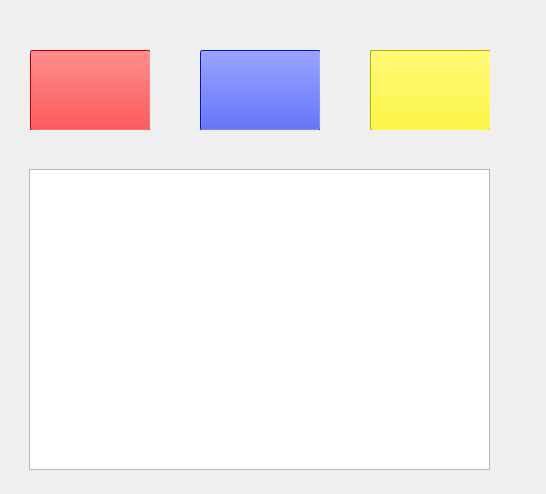
<?xml version="1.0" encoding="UTF-8"?>
<ui version="4.0">
 <class>Form</class>
 <widget class="QWidget" name="Form">
  <property name="geometry">
   <rect>
    <x>0</x>
    <y>0</y>
    <width>546</width>
    <height>494</height>
   </rect>
  </property>
  <property name="windowTitle">
   <string>Form</string>
  </property>
  <property name="styleSheet">
   <string notr="true">#Red {
color: rgb(255, 0, 0);
background-color: rgb(255, 0, 0);
}

#Red:pressed {
background-color: rgb(255, 70, 25);
border: 12px rgb(0, 0, 0);
}

#Blue {
color: rgb(0, 25, 255);
background-color: rgb(0, 25, 255);
}

#Blue:pressed {
background-color: rgb(85, 210, 255);
border: 12px rgb(0, 0, 0);
}

#Yellow {
color: rgb(255, 247, 8);
background-color: rgb(255, 247, 8);
}

#Blue:pressed {
background-color: rgb(255, 230, 84);
border: 12px rgb(0, 0, 0);
}
</string>
  </property>
  <widget class="QWidget" name="widget" native="true">
   <property name="geometry">
    <rect>
     <x>30</x>
     <y>50</y>
     <width>120</width>
     <height>80</height>
    </rect>
   </property>
   <property name="styleSheet">
    <string notr="true"/>
   </property>
   <property name="inputMethodHints">
    <set>Qt::ImhNone</set>
   </property>
   <widget class="QFrame" name="frame">
    <property name="geometry">
     <rect>
      <x>0</x>
      <y>0</y>
      <width>120</width>
      <height>80</height>
     </rect>
    </property>
    <property name="frameShape">
     <enum>QFrame::StyledPanel</enum>
    </property>
    <property name="frameShadow">
     <enum>QFrame::Raised</enum>
    </property>
    <widget class="QPushButton" name="Red">
     <property name="geometry">
      <rect>
       <x>0</x>
       <y>0</y>
       <width>121</width>
       <height>81</height>
      </rect>
     </property>
     <property name="styleSheet">
      <string notr="true"/>
     </property>
     <property name="text">
      <string/>
     </property>
    </widget>
   </widget>
  </widget>
  <widget class="QWidget" name="widget_2" native="true">
   <property name="geometry">
    <rect>
     <x>200</x>
     <y>50</y>
     <width>120</width>
     <height>80</height>
    </rect>
   </property>
   <widget class="QFrame" name="frame_2">
    <property name="geometry">
     <rect>
      <x>0</x>
      <y>0</y>
      <width>120</width>
      <height>80</height>
     </rect>
    </property>
    <property name="frameShape">
     <enum>QFrame::StyledPanel</enum>
    </property>
    <property name="frameShadow">
     <enum>QFrame::Raised</enum>
    </property>
    <widget class="QPushButton" name="Blue">
     <property name="geometry">
      <rect>
       <x>0</x>
       <y>0</y>
       <width>121</width>
       <height>81</height>
      </rect>
     </property>
     <property name="text">
      <string/>
     </property>
    </widget>
   </widget>
  </widget>
  <widget class="QWidget" name="widget_3" native="true">
   <property name="geometry">
    <rect>
     <x>370</x>
     <y>50</y>
     <width>120</width>
     <height>80</height>
    </rect>
   </property>
   <widget class="QFrame" name="frame_3">
    <property name="geometry">
     <rect>
      <x>0</x>
      <y>0</y>
      <width>120</width>
      <height>80</height>
     </rect>
    </property>
    <property name="frameShape">
     <enum>QFrame::StyledPanel</enum>
    </property>
    <property name="frameShadow">
     <enum>QFrame::Raised</enum>
    </property>
    <widget class="QPushButton" name="Yellow">
     <property name="geometry">
      <rect>
       <x>0</x>
       <y>0</y>
       <width>121</width>
       <height>81</height>
      </rect>
     </property>
     <property name="text">
      <string/>
     </property>
    </widget>
   </widget>
  </widget>
  <widget class="QFrame" name="frame_4">
   <property name="geometry">
    <rect>
     <x>29</x>
     <y>169</y>
     <width>461</width>
     <height>301</height>
    </rect>
   </property>
   <property name="frameShape">
    <enum>QFrame::StyledPanel</enum>
   </property>
   <property name="frameShadow">
    <enum>QFrame::Raised</enum>
   </property>
   <widget class="QGraphicsView" name="graphicsView">
    <property name="geometry">
     <rect>
      <x>0</x>
      <y>0</y>
      <width>461</width>
      <height>301</height>
     </rect>
    </property>
   </widget>
  </widget>
 </widget>
 <resources/>
 <connections/>
</ui>
